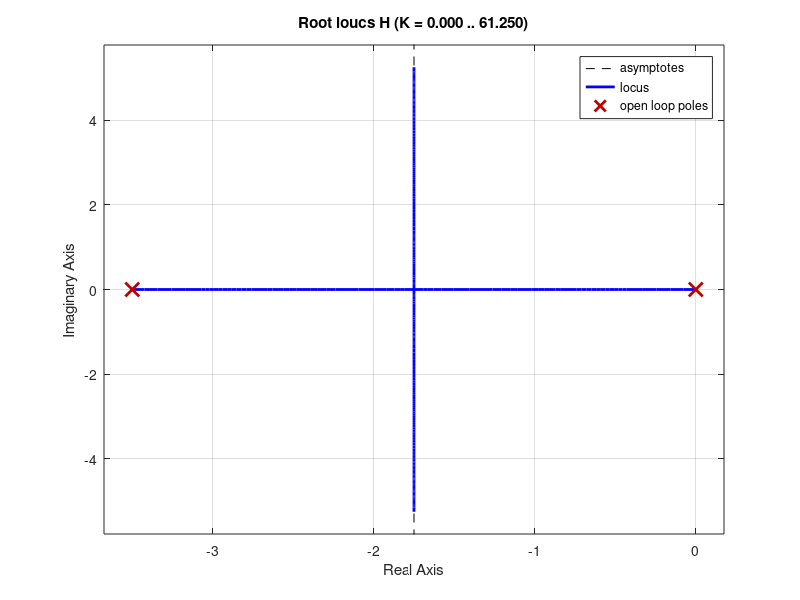

Write the MATLAB code that produced this figure. (Note: this script raises an error after producing the figure.)
%% 4.1 a
J=2;B=7;
H=tf(1,[J B 0])
rlocus(H)
grid on
%% b
rltool(H)
%% c
H1=feedback(H,24.5)
damp(H1)
H1=feedback(H,6)
damp(H1)
H1=feedback(H,12.5)
damp(H1)
H1=feedback(H,5)
damp(H1)
%% 4.2
syms x
ecu=sym2poly(expand(x*(x+1.5)*(x+2)*(x+3)));
G=tf(1,ecu)
rlocus(G)
%% b
rltool(G)
%% c
G1=feedback(G,3)
damp(G1)
step(G1)
%% d 
%marignalmente estable
figure()
G1=feedback(G,16.75)
damp(G1)
step(G1)
figure()
%inestable
G1=feedback(G,16.8)
damp(G1)
step(G1)
%% discreto 
Gd=c2d(G,1)
rlocus(Gd)
%% a
rltool(Gd)
%% a
%Para cumplir la wn de 0.6
figure()
G1=feedback(Gd,4)
damp(G1)
step(G1)
figure()
% Para cumplir un factor de amortiguamiento de 0.7 y una wn>0.6
G1=feedback(Gd,2.23)
damp(G1)
step(G1)
%% d
%marginalmente estable
figure()
G1=feedback(Gd,9.7)
damp(G1)
step(G1)
%Inestable
figure()
G1=feedback(Gd,9.8)
damp(G1)
step(G1)